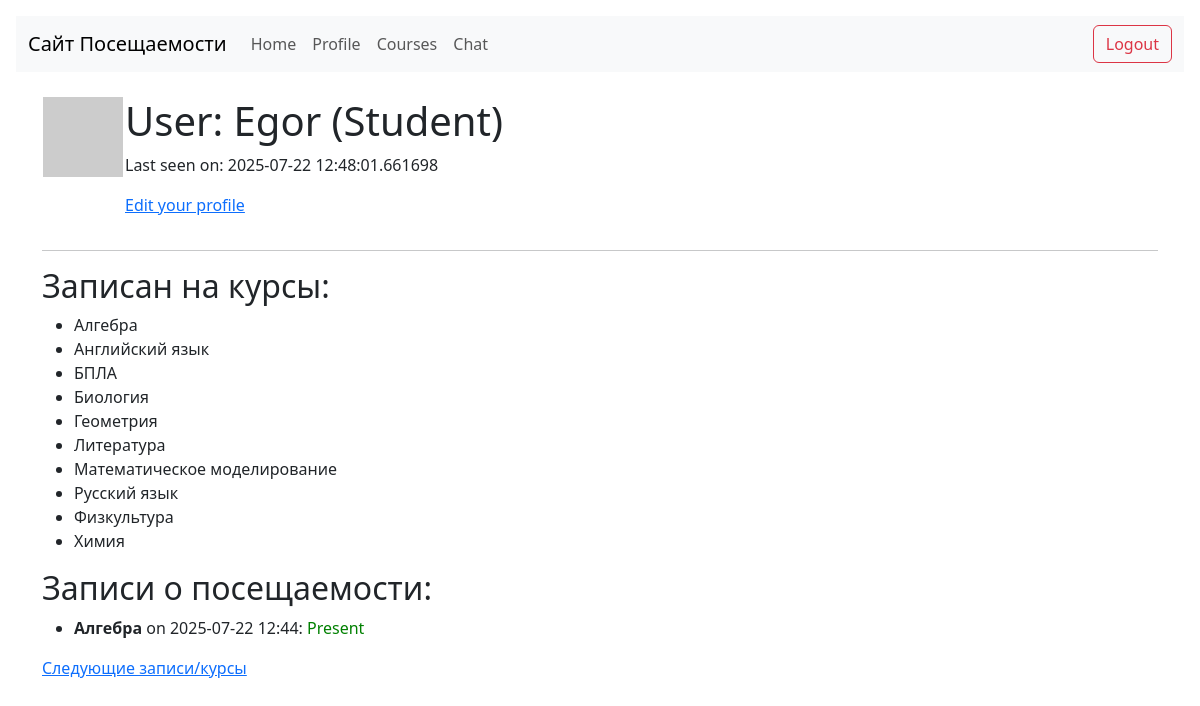
Before: /user/Egor (signed in) with the older database file.
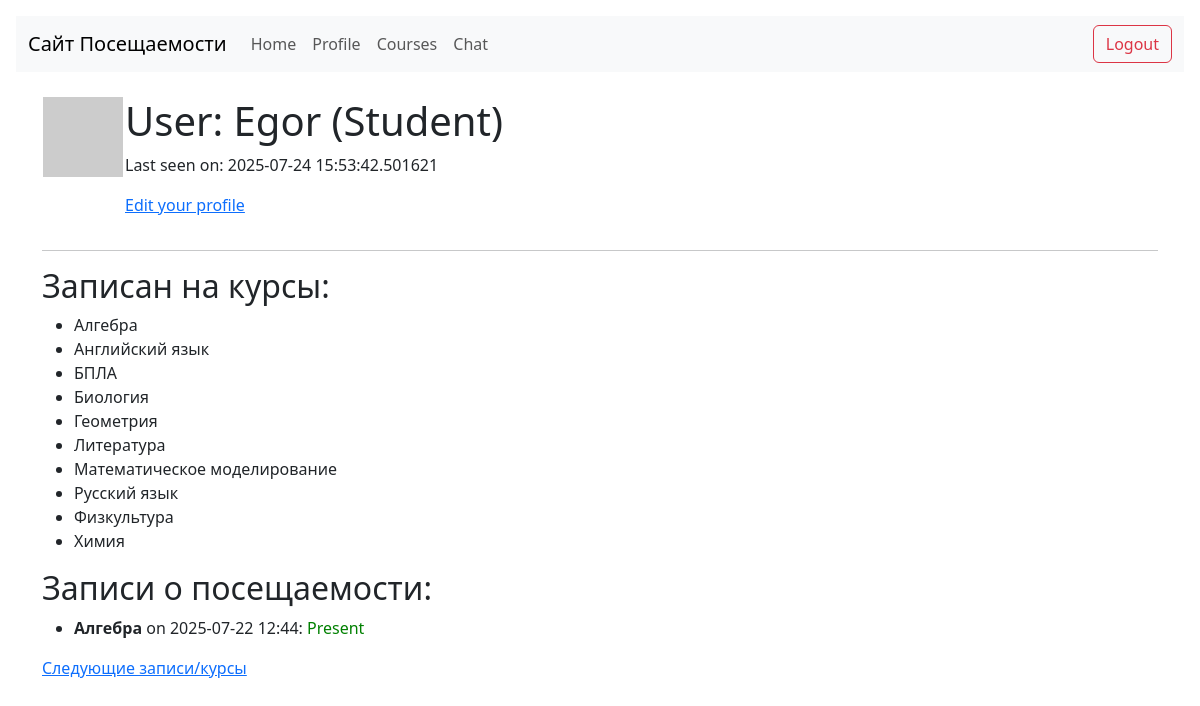
After: the same page with the newer database file.
### app/models.py (models this page shows, shortened)
class User(UserMixin, db.Model):
    id: so.Mapped[int] = so.mapped_column(primary_key=True)
    username: so.Mapped[str] = so.mapped_column(sa.String(64), index=True, unique=True)
    email: so.Mapped[str] = so.mapped_column(sa.String(120), index=True, unique=True)
    password_hash: so.Mapped[Optional[str]] = so.mapped_column(sa.String(256))
    role: so.Mapped[str] = so.mapped_column(sa.String(20), default='student')
    about_me: so.Mapped[Optional[str]] = so.mapped_column(sa.String(140))
    last_seen: so.Mapped[Optional[datetime]] = so.mapped_column(default=lambda: datetime.now(timezone.utc))
    sent_messages: so.Mapped[List['Message']] = so.relationship(
        'Message',
        foreign_keys='Message.sender_id',
        back_populates='sender'
    )
    received_messages: so.Mapped[List['Message']] = so.relationship(
        'Message',
        foreign_keys='Message.recipient_id',
        back_populates='recipient'
    )
    teaching_courses: so.Mapped[List['Course']] = so.relationship(
        secondary=teacher_course_association,
        back_populates='teachers',
        collection_class=list
    )
    enrolled_courses: so.Mapped[List['Course']] = so.relationship(
        secondary=student_course_association,
        back_populates='students',
        collection_class=list
    )
    attendance_records: so.WriteOnlyMapped['AttendanceRecord'] = so.relationship(
        back_populates='student',
        cascade="all, delete-orphan"
    )
    def avatar(self, size: int) -> str:
        digest = md5(self.email.lower().encode('utf-8')).hexdigest()
        return f'https://www.gravatar.com/avatar/{digest}?d=identicon&s={size}'

class Course(db.Model):
    id: so.Mapped[int] = so.mapped_column(primary_key=True)
    name: so.Mapped[str] = so.mapped_column(sa.String(100), unique=True, index=True)
    description: so.Mapped[Optional[str]] = so.mapped_column(sa.String(256))
    teachers: so.Mapped[List['User']] = so.relationship(
        secondary=teacher_course_association,
        back_populates='teaching_courses',
        collection_class=list
    )
    students: so.Mapped[List['User']] = so.relationship(
        secondary=student_course_association,
        back_populates='enrolled_courses',
        collection_class=list,
        lazy='joined'
    )
    attendance_records: so.WriteOnlyMapped['AttendanceRecord'] = so.relationship(
        back_populates='course',
        cascade="all, delete-orphan"
    )

class AttendanceRecord(db.Model):
    id: so.Mapped[int] = so.mapped_column(primary_key=True)
    student_id: so.Mapped[int] = so.mapped_column(sa.ForeignKey('user.id'), index=True)
    student: so.Mapped['User'] = so.relationship(back_populates='attendance_records')
    course_id: so.Mapped[int] = so.mapped_column(sa.ForeignKey('course.id'), index=True)
    course: so.Mapped['Course'] = so.relationship(back_populates='attendance_records')
    date: so.Mapped[datetime] = so.mapped_column(index=True, default=lambda: datetime.now(timezone.utc))
    status: so.Mapped[str] = so.mapped_column(sa.String(20), default='present')
    notes: so.Mapped[Optional[str]] = so.mapped_column(sa.String(256))

### app/routes.py (the view, shortened to what this page needs)
@app.route('/user/<username>')
@login_required
def user(username):
    user = db.first_or_404(sa.select(User).where(User.username == username))
    page = request.args.get('page', 1, type=int)
    enrolled_courses = []
    teaching_courses = []
    attendance_records = []
    next_url = None
    prev_url = None
    if user.role == 'student':
        enrolled_courses_query = sa.select(Course).join(User.enrolled_courses).where(
            User.id == user.id
        ).order_by(Course.name)
        enrolled_courses_pagination = db.paginate(
            enrolled_courses_query,
            page=page,
            per_page=current_app.config['ITEMS_PER_PAGE'],
            error_out=False
        )
        enrolled_courses = enrolled_courses_pagination.items
        attendance_records_query = sa.select(AttendanceRecord).where(
            AttendanceRecord.student_id == user.id
        ).order_by(AttendanceRecord.date.desc())
        attendance_records_pagination = db.paginate(
            attendance_records_query,
            page=page,
            per_page=current_app.config['ITEMS_PER_PAGE'],
            error_out=False
        )
        attendance_records = attendance_records_pagination.items
        next_url = url_for('user', username=user.username, page=max(
            enrolled_courses_pagination.next_num if enrolled_courses_pagination.has_next else 0,
            attendance_records_pagination.next_num if attendance_records_pagination.has_next else 0
        )) if enrolled_courses_pagination.has_next or attendance_records_pagination.has_next else None
        prev_url = url_for('user', username=user.username, page=min(
            enrolled_courses_pagination.prev_num if enrolled_courses_pagination.has_prev else 0,
            attendance_records_pagination.prev_num if attendance_records_pagination.has_prev else 0
        )) if enrolled_courses_pagination.has_prev or attendance_records_pagination.has_prev else None
        return render_template(
            'user.html',
            user=user,
            enrolled_courses=enrolled_courses,
            attendance_records=attendance_records,
            next_url=next_url,
            prev_url=prev_url
        )
    else:
        return render_template('user.html', user=user)

### app/models.py (called while the page is built)
@login.user_loader
def load_user(id: int) -> Optional[User]:
    return db.session.get(User, id)

### app/routes.py (called while the page is built)
@app.before_request
def before_request():
    if current_user.is_authenticated:
        current_user.last_seen = datetime.now(timezone.utc)
        db.session.commit()

### app/templates/user.html (shortened to what this page needs)
{% extends "base.html" %}
{% block content %}
    <table>
        <tr valign="top">
            <td><img src="{{ user.avatar(128) }}"></td>
            <td>
                <h1>User: {{ user.username }} ({{ user.role.capitalize() }})</h1>
                {% if user.last_seen %}<p>Last seen on: {{ user.last_seen }}</p>{% endif %}
                {% if user == current_user %}
                <p><a href="{{ url_for('edit_profile') }}">Edit your profile</a></p>
                {% endif %}
            </td>
        </tr>
    </table>
    <hr>
    {% if user.role == 'student' %}
        <h2>Записан на курсы:</h2>
        {% if enrolled_courses %}
            <ul>
                {% for course in enrolled_courses %}
                    <li>{{ course.name }}</li>
                {% endfor %}
            </ul>
        {% else %}
            <p>Не записан ни на какие курсы.</p>
        {% endif %}
        <h2>Записи о посещаемости:</h2>
        {% if attendance_records %}
            <ul>
                {% for record in attendance_records %}
                    <li>
                        <b>{{ record.course.name }}</b> on {{ record.date.strftime('%Y-%m-%d %H:%M') }}:
                        <span style="color:
                            {% if record.status == 'present' %}green
                            {% elif record.status == 'absent' %}red
                            {% elif record.status == 'late' %}orange
                            {% else %}blue
                            {% endif %};">
                            {{ record.status.capitalize() }}
                        </span>
                    </li>
                {% endfor %}
            </ul>
        {% else %}
            <p>Нет записей о посещаемости.</p>
        {% endif %}
        {% if next_url %}
        <a href="{{ next_url }}">Следующие записи/курсы</a>
        {% endif %}
    {% endif %}
{% endblock %}

### app/templates/base.html (shortened to what this page needs)
<!doctype html>
<html lang="en">
  <head>
    <link href="https://cdn.jsdelivr.net/npm/bootstrap@5.3.0/dist/css/bootstrap.min.css" rel="stylesheet">
  </head>
  <body class="p-3 m-0 border-0">
    {% if current_user.is_authenticated %}
    <nav class="navbar navbar-expand-lg navbar-light bg-light mb-4">
      <div class="container-fluid">
        <a class="navbar-brand" href="{{ url_for('index') }}">Сайт Посещаемости</a>
        <div class="collapse navbar-collapse" id="navbarNav">
          <ul class="navbar-nav me-auto mb-2 mb-lg-0">
            <li class="nav-item">
              <a class="nav-link" href="{{ url_for('index') }}">Home</a>
            </li>
            <li class="nav-item">
              <a class="nav-link" href="{{ url_for('user', username=current_user.username) }}">Profile</a>
            </li>
            <li class="nav-item">
              <a class="nav-link" href="{{ url_for('courses') }}">Courses</a>
            </li>
            <li class="nav-item">
              <a class="nav-link" href="{{ url_for('chat', recipient_id=current_user.id) }}">Chat</a>
            </li>
          </ul>
          <div class="d-flex">
            <a class="btn btn-outline-danger" href="{{ url_for('logout') }}">Logout</a>
          </div>
        </div>
      </div>
    </nav>
    {% endif %}
    <div class="container">
        {% block content %}{% endblock %}
    </div>
  </body>
</html>

Changed rows visible on the page:
changed User "Egor": last_seen "2025-07-22 12:48:01.661698" → "2025-07-24 15:53:42.501621"
